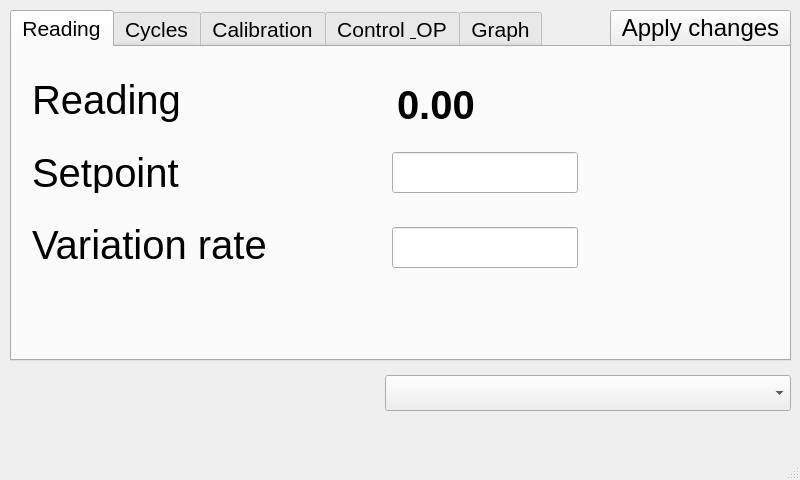
<?xml version="1.0" encoding="UTF-8"?>
<ui version="4.0">
 <class>m_monitron_0_0</class>
 <widget class="QMainWindow" name="m_monitron_0_0">
  <property name="geometry">
   <rect>
    <x>0</x>
    <y>0</y>
    <width>800</width>
    <height>480</height>
   </rect>
  </property>
  <property name="font">
   <font>
    <pointsize>20</pointsize>
   </font>
  </property>
  <property name="windowTitle">
   <string>Mini Monitron V0.0</string>
  </property>
  <property name="statusTip">
   <string/>
  </property>
  <property name="autoFillBackground">
   <bool>false</bool>
  </property>
  <widget class="QWidget" name="centralWidget">
   <widget class="QTabWidget" name="cb_O_Mode">
    <property name="geometry">
     <rect>
      <x>10</x>
      <y>10</y>
      <width>781</width>
      <height>351</height>
     </rect>
    </property>
    <property name="font">
     <font>
      <pointsize>16</pointsize>
     </font>
    </property>
    <property name="currentIndex">
     <number>0</number>
    </property>
    <widget class="QWidget" name="t_Lecture">
     <attribute name="title">
      <string>Reading</string>
     </attribute>
     <widget class="QLabel" name="l_Lecture">
      <property name="geometry">
       <rect>
        <x>20</x>
        <y>30</y>
        <width>351</width>
        <height>46</height>
       </rect>
      </property>
      <property name="font">
       <font>
        <pointsize>30</pointsize>
       </font>
      </property>
      <property name="text">
       <string>Reading </string>
      </property>
     </widget>
     <widget class="QLabel" name="l_Setpoint">
      <property name="geometry">
       <rect>
        <x>20</x>
        <y>105</y>
        <width>351</width>
        <height>41</height>
       </rect>
      </property>
      <property name="font">
       <font>
        <pointsize>30</pointsize>
       </font>
      </property>
      <property name="text">
       <string>Setpoint </string>
      </property>
     </widget>
     <widget class="QLabel" name="l_Taux_Var">
      <property name="geometry">
       <rect>
        <x>20</x>
        <y>175</y>
        <width>361</width>
        <height>46</height>
       </rect>
      </property>
      <property name="font">
       <font>
        <pointsize>30</pointsize>
       </font>
      </property>
      <property name="text">
       <string>Variation rate </string>
      </property>
     </widget>
     <widget class="QLabel" name="l_current_Reading">
      <property name="geometry">
       <rect>
        <x>385</x>
        <y>40</y>
        <width>176</width>
        <height>36</height>
       </rect>
      </property>
      <property name="font">
       <font>
        <pointsize>30</pointsize>
        <weight>75</weight>
        <bold>true</bold>
       </font>
      </property>
      <property name="text">
       <string>0.00</string>
      </property>
     </widget>
     <widget class="EditLine" name="tb_Setpoint">
      <property name="enabled">
       <bool>true</bool>
      </property>
      <property name="geometry">
       <rect>
        <x>380</x>
        <y>105</y>
        <width>186</width>
        <height>41</height>
       </rect>
      </property>
      <property name="font">
       <font>
        <pointsize>30</pointsize>
       </font>
      </property>
     </widget>
     <widget class="EditLine" name="tb_VarRate">
      <property name="enabled">
       <bool>true</bool>
      </property>
      <property name="geometry">
       <rect>
        <x>380</x>
        <y>180</y>
        <width>186</width>
        <height>41</height>
       </rect>
      </property>
      <property name="font">
       <font>
        <pointsize>30</pointsize>
       </font>
      </property>
     </widget>
    </widget>
    <widget class="QWidget" name="t_Cycles">
     <attribute name="title">
      <string>Cycles</string>
     </attribute>
     <widget class="QLabel" name="l_Cycle_Mode_State">
      <property name="geometry">
       <rect>
        <x>20</x>
        <y>25</y>
        <width>391</width>
        <height>46</height>
       </rect>
      </property>
      <property name="font">
       <font>
        <pointsize>30</pointsize>
       </font>
      </property>
      <property name="text">
       <string>Cycle mode status:</string>
      </property>
     </widget>
     <widget class="QLabel" name="l_Setpoint_Cycle_1">
      <property name="geometry">
       <rect>
        <x>350</x>
        <y>110</y>
        <width>246</width>
        <height>36</height>
       </rect>
      </property>
      <property name="font">
       <font>
        <pointsize>24</pointsize>
       </font>
      </property>
      <property name="text">
       <string>Setpoint 1 </string>
      </property>
     </widget>
     <widget class="QLabel" name="l_Cycle2">
      <property name="geometry">
       <rect>
        <x>20</x>
        <y>190</y>
        <width>191</width>
        <height>36</height>
       </rect>
      </property>
      <property name="font">
       <font>
        <pointsize>24</pointsize>
       </font>
      </property>
      <property name="text">
       <string>Cycle 2 (h):</string>
      </property>
     </widget>
     <widget class="QLabel" name="l_Setpoint_Cycle_2">
      <property name="geometry">
       <rect>
        <x>350</x>
        <y>190</y>
        <width>246</width>
        <height>36</height>
       </rect>
      </property>
      <property name="font">
       <font>
        <pointsize>24</pointsize>
       </font>
      </property>
      <property name="text">
       <string>Setpoint 2 </string>
      </property>
     </widget>
     <widget class="QLabel" name="l_Cycle1">
      <property name="geometry">
       <rect>
        <x>20</x>
        <y>110</y>
        <width>191</width>
        <height>36</height>
       </rect>
      </property>
      <property name="font">
       <font>
        <pointsize>24</pointsize>
       </font>
      </property>
      <property name="text">
       <string>Cycle 1 (h):</string>
      </property>
     </widget>
     <widget class="QLabel" name="l_Cycle_Mode_Current_State">
      <property name="geometry">
       <rect>
        <x>420</x>
        <y>30</y>
        <width>86</width>
        <height>41</height>
       </rect>
      </property>
      <property name="font">
       <font>
        <pointsize>30</pointsize>
        <weight>75</weight>
        <bold>true</bold>
       </font>
      </property>
      <property name="text">
       <string>OFF</string>
      </property>
     </widget>
     <widget class="EditLine" name="tb_Cycle1">
      <property name="geometry">
       <rect>
        <x>215</x>
        <y>110</y>
        <width>81</width>
        <height>36</height>
       </rect>
      </property>
      <property name="font">
       <font>
        <pointsize>24</pointsize>
       </font>
      </property>
     </widget>
     <widget class="EditLine" name="tb_Cycle2">
      <property name="geometry">
       <rect>
        <x>215</x>
        <y>190</y>
        <width>81</width>
        <height>36</height>
       </rect>
      </property>
      <property name="font">
       <font>
        <pointsize>24</pointsize>
       </font>
      </property>
     </widget>
     <widget class="EditLine" name="tb_Setpoint1">
      <property name="geometry">
       <rect>
        <x>605</x>
        <y>110</y>
        <width>156</width>
        <height>36</height>
       </rect>
      </property>
      <property name="font">
       <font>
        <pointsize>24</pointsize>
       </font>
      </property>
     </widget>
     <widget class="EditLine" name="tb_Setpoint2">
      <property name="geometry">
       <rect>
        <x>605</x>
        <y>190</y>
        <width>156</width>
        <height>36</height>
       </rect>
      </property>
      <property name="font">
       <font>
        <pointsize>24</pointsize>
       </font>
      </property>
     </widget>
    </widget>
    <widget class="QWidget" name="t_Calibration">
     <attribute name="title">
      <string>Calibration</string>
     </attribute>
     <widget class="QLabel" name="l_Lecture_mV">
      <property name="geometry">
       <rect>
        <x>20</x>
        <y>20</y>
        <width>241</width>
        <height>36</height>
       </rect>
      </property>
      <property name="font">
       <font>
        <pointsize>24</pointsize>
       </font>
      </property>
      <property name="text">
       <string>Reading (mV):</string>
      </property>
     </widget>
     <widget class="QPushButton" name="b_Calibration">
      <property name="geometry">
       <rect>
        <x>630</x>
        <y>10</y>
        <width>141</width>
        <height>66</height>
       </rect>
      </property>
      <property name="text">
       <string>Calibrate</string>
      </property>
     </widget>
     <widget class="QLabel" name="l_Lecture_mV_Current">
      <property name="geometry">
       <rect>
        <x>365</x>
        <y>25</y>
        <width>171</width>
        <height>31</height>
       </rect>
      </property>
      <property name="font">
       <font>
        <pointsize>22</pointsize>
        <weight>75</weight>
        <bold>true</bold>
       </font>
      </property>
      <property name="text">
       <string/>
      </property>
     </widget>
     <widget class="EditLine" name="tb_ConvertedValue1">
      <property name="enabled">
       <bool>false</bool>
      </property>
      <property name="geometry">
       <rect>
        <x>365</x>
        <y>80</y>
        <width>106</width>
        <height>31</height>
       </rect>
      </property>
      <property name="font">
       <font>
        <pointsize>20</pointsize>
       </font>
      </property>
     </widget>
     <widget class="QLabel" name="l_P1_Convert_Unit">
      <property name="geometry">
       <rect>
        <x>20</x>
        <y>80</y>
        <width>326</width>
        <height>26</height>
       </rect>
      </property>
      <property name="font">
       <font>
        <pointsize>20</pointsize>
        <weight>50</weight>
        <bold>false</bold>
       </font>
      </property>
      <property name="text">
       <string>Converted value P1</string>
      </property>
     </widget>
     <widget class="QLabel" name="l_P2_Convert_Unit">
      <property name="geometry">
       <rect>
        <x>20</x>
        <y>205</y>
        <width>326</width>
        <height>26</height>
       </rect>
      </property>
      <property name="font">
       <font>
        <pointsize>20</pointsize>
        <weight>50</weight>
        <bold>false</bold>
       </font>
      </property>
      <property name="text">
       <string>Converted value P2 </string>
      </property>
     </widget>
     <widget class="EditLine" name="tb_ConvertedValue2">
      <property name="enabled">
       <bool>false</bool>
      </property>
      <property name="geometry">
       <rect>
        <x>365</x>
        <y>205</y>
        <width>106</width>
        <height>31</height>
       </rect>
      </property>
      <property name="font">
       <font>
        <pointsize>20</pointsize>
       </font>
      </property>
     </widget>
     <widget class="QLabel" name="l_RawValueP1">
      <property name="geometry">
       <rect>
        <x>20</x>
        <y>125</y>
        <width>326</width>
        <height>26</height>
       </rect>
      </property>
      <property name="font">
       <font>
        <pointsize>20</pointsize>
        <weight>50</weight>
        <bold>false</bold>
       </font>
      </property>
      <property name="text">
       <string>Raw Value P1 (mV):</string>
      </property>
     </widget>
     <widget class="QLabel" name="l_RawValueP2">
      <property name="geometry">
       <rect>
        <x>20</x>
        <y>250</y>
        <width>326</width>
        <height>26</height>
       </rect>
      </property>
      <property name="font">
       <font>
        <pointsize>20</pointsize>
        <weight>50</weight>
        <bold>false</bold>
       </font>
      </property>
      <property name="text">
       <string>Raw Value P2 (mV):</string>
      </property>
     </widget>
     <widget class="QLabel" name="l_RawValueP1_Current">
      <property name="geometry">
       <rect>
        <x>365</x>
        <y>125</y>
        <width>141</width>
        <height>26</height>
       </rect>
      </property>
      <property name="font">
       <font>
        <pointsize>20</pointsize>
        <weight>75</weight>
        <bold>true</bold>
       </font>
      </property>
      <property name="text">
       <string/>
      </property>
     </widget>
     <widget class="QLabel" name="l_RawValueP2_Current">
      <property name="geometry">
       <rect>
        <x>365</x>
        <y>250</y>
        <width>141</width>
        <height>26</height>
       </rect>
      </property>
      <property name="font">
       <font>
        <pointsize>20</pointsize>
        <weight>75</weight>
        <bold>true</bold>
       </font>
      </property>
      <property name="text">
       <string/>
      </property>
     </widget>
    </widget>
    <widget class="QWidget" name="t_Control_OP">
     <attribute name="title">
      <string>Control &amp; OP</string>
     </attribute>
     <widget class="QLabel" name="l_Control_Range">
      <property name="geometry">
       <rect>
        <x>20</x>
        <y>20</y>
        <width>316</width>
        <height>31</height>
       </rect>
      </property>
      <property name="font">
       <font>
        <pointsize>18</pointsize>
        <italic>false</italic>
       </font>
      </property>
      <property name="text">
       <string>Control range </string>
      </property>
     </widget>
     <widget class="QLabel" name="l_Alarm_Range">
      <property name="geometry">
       <rect>
        <x>20</x>
        <y>60</y>
        <width>316</width>
        <height>31</height>
       </rect>
      </property>
      <property name="font">
       <font>
        <pointsize>18</pointsize>
       </font>
      </property>
      <property name="text">
       <string>Alarm range </string>
      </property>
     </widget>
     <widget class="QLabel" name="l_OP_Mode">
      <property name="geometry">
       <rect>
        <x>20</x>
        <y>115</y>
        <width>211</width>
        <height>21</height>
       </rect>
      </property>
      <property name="font">
       <font>
        <pointsize>18</pointsize>
       </font>
      </property>
      <property name="text">
       <string>Operation Mode:</string>
      </property>
     </widget>
     <widget class="QLabel" name="l_GOP_Mode">
      <property name="geometry">
       <rect>
        <x>20</x>
        <y>155</y>
        <width>291</width>
        <height>26</height>
       </rect>
      </property>
      <property name="font">
       <font>
        <pointsize>18</pointsize>
        <italic>false</italic>
       </font>
      </property>
      <property name="text">
       <string>Global Operation Mode:</string>
      </property>
     </widget>
     <widget class="EditLine" name="tb_ControlRange">
      <property name="geometry">
       <rect>
        <x>340</x>
        <y>20</y>
        <width>116</width>
        <height>31</height>
       </rect>
      </property>
      <property name="font">
       <font>
        <pointsize>20</pointsize>
        <weight>75</weight>
        <bold>true</bold>
       </font>
      </property>
     </widget>
     <widget class="EditLine" name="tb_AlarmRange">
      <property name="geometry">
       <rect>
        <x>340</x>
        <y>60</y>
        <width>116</width>
        <height>31</height>
       </rect>
      </property>
      <property name="font">
       <font>
        <pointsize>20</pointsize>
        <weight>75</weight>
        <bold>true</bold>
       </font>
      </property>
     </widget>
     <widget class="QComboBox" name="cb_OpMode">
      <property name="geometry">
       <rect>
        <x>340</x>
        <y>115</y>
        <width>236</width>
        <height>26</height>
       </rect>
      </property>
      <property name="font">
       <font>
        <pointsize>20</pointsize>
        <weight>75</weight>
        <bold>true</bold>
       </font>
      </property>
     </widget>
     <widget class="QComboBox" name="cb_GOpMode">
      <property name="geometry">
       <rect>
        <x>340</x>
        <y>155</y>
        <width>236</width>
        <height>26</height>
       </rect>
      </property>
      <property name="font">
       <font>
        <pointsize>20</pointsize>
        <weight>75</weight>
        <bold>true</bold>
       </font>
      </property>
     </widget>
    </widget>
    <widget class="QWidget" name="t_Graph">
     <attribute name="title">
      <string>Graph</string>
     </attribute>
     <widget class="QPushButton" name="b_exit">
      <property name="geometry">
       <rect>
        <x>60</x>
        <y>40</y>
        <width>251</width>
        <height>141</height>
       </rect>
      </property>
      <property name="text">
       <string>Exit app</string>
      </property>
     </widget>
    </widget>
   </widget>
   <widget class="QPushButton" name="b_Apply_Changes">
    <property name="geometry">
     <rect>
      <x>610</x>
      <y>10</y>
      <width>181</width>
      <height>36</height>
     </rect>
    </property>
    <property name="font">
     <font>
      <pointsize>18</pointsize>
     </font>
    </property>
    <property name="text">
     <string>Apply changes</string>
    </property>
   </widget>
   <widget class="QComboBox" name="cb_Module_Select">
    <property name="geometry">
     <rect>
      <x>385</x>
      <y>375</y>
      <width>406</width>
      <height>36</height>
     </rect>
    </property>
    <property name="font">
     <font>
      <pointsize>18</pointsize>
     </font>
    </property>
   </widget>
   <widget class="QLabel" name="l_UserMessage">
    <property name="geometry">
     <rect>
      <x>15</x>
      <y>375</y>
      <width>346</width>
      <height>41</height>
     </rect>
    </property>
    <property name="palette">
     <palette>
      <active>
       <colorrole role="WindowText">
        <brush brushstyle="SolidPattern">
         <color alpha="255">
          <red>0</red>
          <green>0</green>
          <blue>0</blue>
         </color>
        </brush>
       </colorrole>
       <colorrole role="Text">
        <brush brushstyle="SolidPattern">
         <color alpha="255">
          <red>0</red>
          <green>0</green>
          <blue>0</blue>
         </color>
        </brush>
       </colorrole>
      </active>
      <inactive>
       <colorrole role="WindowText">
        <brush brushstyle="SolidPattern">
         <color alpha="255">
          <red>0</red>
          <green>0</green>
          <blue>0</blue>
         </color>
        </brush>
       </colorrole>
       <colorrole role="Text">
        <brush brushstyle="SolidPattern">
         <color alpha="255">
          <red>0</red>
          <green>0</green>
          <blue>0</blue>
         </color>
        </brush>
       </colorrole>
      </inactive>
      <disabled>
       <colorrole role="WindowText">
        <brush brushstyle="SolidPattern">
         <color alpha="255">
          <red>190</red>
          <green>190</green>
          <blue>190</blue>
         </color>
        </brush>
       </colorrole>
       <colorrole role="Text">
        <brush brushstyle="SolidPattern">
         <color alpha="255">
          <red>190</red>
          <green>190</green>
          <blue>190</blue>
         </color>
        </brush>
       </colorrole>
      </disabled>
     </palette>
    </property>
    <property name="font">
     <font>
      <pointsize>15</pointsize>
     </font>
    </property>
    <property name="text">
     <string/>
    </property>
    <property name="scaledContents">
     <bool>false</bool>
    </property>
    <property name="wordWrap">
     <bool>true</bool>
    </property>
   </widget>
  </widget>
  <widget class="QMenuBar" name="menuBar">
   <property name="geometry">
    <rect>
     <x>0</x>
     <y>0</y>
     <width>800</width>
     <height>36</height>
    </rect>
   </property>
  </widget>
  <widget class="QStatusBar" name="sbar_Device_Informations">
   <property name="font">
    <font>
     <pointsize>14</pointsize>
    </font>
   </property>
  </widget>
 </widget>
 <layoutdefault spacing="6" margin="11"/>
 <customwidgets>
  <customwidget>
   <class>EditLine</class>
   <extends>QLineEdit</extends>
   <header>editline.h</header>
  </customwidget>
 </customwidgets>
 <resources/>
 <connections/>
</ui>
